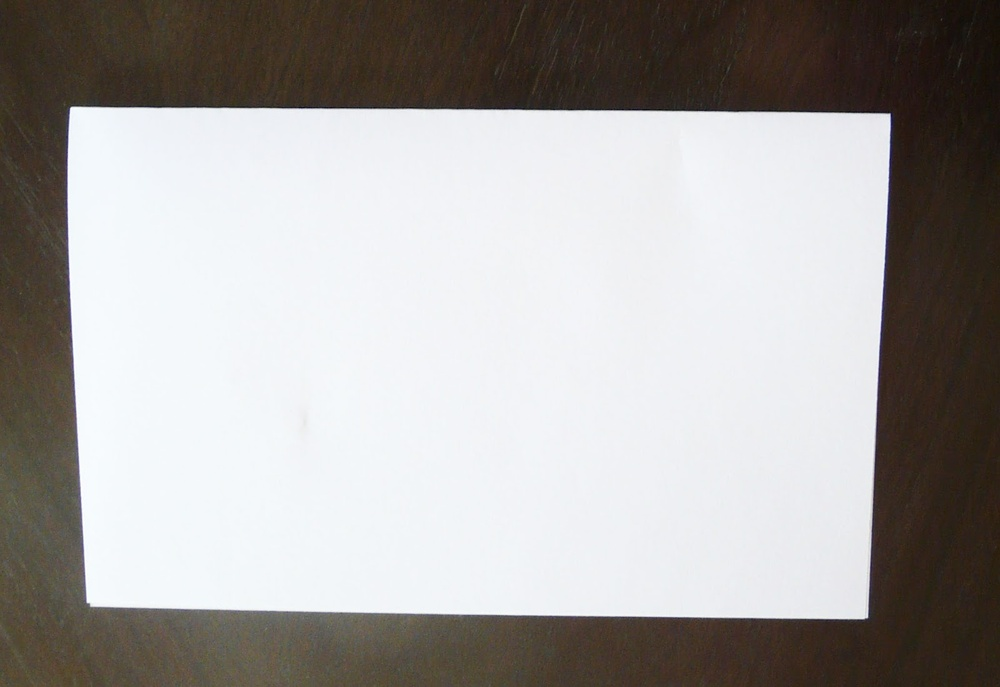
#> input picture imagens/folha_1.jpeg, 1000 x 687 px, shrunk from 1600 x 1099 before the run
$ python -i detector_documento.py   (imports and definitions only)   (older library calls are emulated)
#> lines starting #> are read from the running program, lines starting #| are printed output that depends on the picture; after the words box and inside, x2 and y2 are one past the last pixel; in counts of white or black regions, pixels touching at a corner belong together; long printed decimals are rounded
#> further down, picture is the input picture: shape (687, 1000, 3); mean B, G, R 161.6, 163.7, 166.8
### entidades/quadrilatero.py
import numpy as np
from itertools import combinations

'''
Classe utilizada para facilitar a criação de um ROI (Região de Interesse)
Retorna self
'''


class Quadrilatero:
    def __init__(self, vertices=None) -> None:
        if vertices is None:
            self.te = [0, 0]
            self.td = [0, 0]
            self.bd = [0, 0]
            self.be = [0, 0]
        else:
            vertices = self.ordenar_pontos(vertices)
            self.atualizar_vertices(vertices)

    def atualizar_vertices(self, vertices) -> None:
        self.te = vertices[0]
        self.td = vertices[1]
        self.bd = vertices[2]
        self.be = vertices[3]

    def e_concavo(self, ponto_id) -> bool:
        if ponto_id == 0:
            dist_te_td = int(np.sqrt(((self.td[0] - self.te[0]) ** 2) + ((self.td[1] - self.te[1]) ** 2)))
            dist_te_be = int(np.sqrt(((self.be[0] - self.te[0]) ** 2) + ((self.be[1] - self.te[1]) ** 2)))
            dist_be_td = int(np.sqrt(((self.td[0] - self.be[0]) ** 2) + ((self.td[1] - self.be[1]) ** 2)))
            return dist_te_td + dist_te_be <= dist_be_td
        elif ponto_id == 1:
            dist_td_bd = int(np.sqrt(((self.bd[0] - self.td[0]) ** 2) + ((self.bd[1] - self.td[1]) ** 2)))
            dist_td_te = int(np.sqrt(((self.te[0] - self.td[0]) ** 2) + ((self.te[1] - self.td[1]) ** 2)))
            dist_te_bd = int(np.sqrt(((self.bd[0] - self.te[0]) ** 2) + ((self.bd[1] - self.te[1]) ** 2)))
            return dist_td_bd + dist_td_te <= dist_te_bd
        elif ponto_id == 2:
            dist_bd_be = int(np.sqrt(((self.be[0] - self.bd[0]) ** 2) + ((self.be[1] - self.bd[1]) ** 2)))
            dist_bd_td = int(np.sqrt(((self.td[0] - self.bd[0]) ** 2) + ((self.td[1] - self.bd[1]) ** 2)))
            dist_td_be = int(np.sqrt(((self.be[0] - self.td[0]) ** 2) + ((self.be[1] - self.td[1]) ** 2)))
            return dist_bd_be + dist_bd_td <= dist_td_be
        else:
            dist_be_te = int(np.sqrt(((self.te[0] - self.be[0]) ** 2) + ((self.te[1] - self.be[1]) ** 2)))
            dist_be_bd = int(np.sqrt(((self.bd[0] - self.be[0]) ** 2) + ((self.bd[1] - self.be[1]) ** 2)))
            dist_bd_te = int(np.sqrt(((self.te[0] - self.bd[0]) ** 2) + ((self.te[1] - self.bd[1]) ** 2)))
            return dist_be_te + dist_be_bd <= dist_bd_te

    # Determina se os pontos formam um quadrilátero
    # [10 lines left out: function e_quad, not called in this run]

    def e_zerado(self) -> bool:
        return np.sum(self.retornar_vertices()) == 0

    def retornar_vertices(self) -> tuple:
        vertices = self.ordenar_pontos(np.array([self.te, self.td, self.bd, self.be]).reshape(4, 2))
        self.atualizar_vertices(vertices)

        return np.array([self.te, self.td, self.bd, self.be], dtype='float32').reshape(4, 2)

    # TODO: Tentar usar np diff aqui
    def x_diff(self) -> tuple:
        return self.td[0] - self.te[0], self.bd[0] - self.td[0], self.be[0] - self.bd[0], self.te[0] - self.be[0]

    def y_diff(self) -> tuple:
        return self.td[1] - self.te[1], self.bd[1] - self.td[1], self.be[1] - self.bd[1], self.te[1] - self.be[1]

    # Ordena os pontos encontrados em Esq-Sup, Dir-Sup, Dir-Inf, Esq-Inf
    @staticmethod
    def ordenar_pontos(vertices):
        vertices_ret = np.zeros((4, 2), dtype='float32')

        if np.sum(vertices) == 0 or vertices.shape[0] != 4:
            return vertices_ret

        lim_vertical = 0
        for n in range(int(np.min(vertices, axis=0)[1]), int(np.max(vertices, axis=0)[1])):
            if np.count_nonzero(vertices[:, 1] <= n) >= 2:
                lim_vertical = n
                break

        vertices_superiores = [vertices[idx] for idx in
                               set(np.where(vertices[:, 1] <= lim_vertical)[0][:2])]
        vertices_inferiores = [vertices[idx] for idx in
                               set(range(0, len(vertices))) - set(np.where(vertices[:, 1] <= lim_vertical)[0][:2])]

        vertices_superiores.sort(key=lambda x: x[0])
        vertices_inferiores.sort(key=lambda x: x[0])

        vertices_ret[0] = vertices_superiores[0] \
            if (len(vertices_superiores) > 0 and vertices_superiores[0] is not None) else [0, 0]
        vertices_ret[1] = vertices_superiores[1] \
            if (len(vertices_superiores) > 1 and vertices_superiores[1] is not None) else [0, 0]
        vertices_ret[2] = vertices_inferiores[1] \
            if (len(vertices_inferiores) > 1 and vertices_inferiores[1] is not None) else [0, 0]
        vertices_ret[3] = vertices_inferiores[0] \
            if (len(vertices_inferiores) > 0 and vertices_inferiores[0] is not None) else [0, 0]

        return vertices_ret

### detectores/detector_documento.py
import imutils
import cv2
import numpy as np
from itertools import combinations

from scipy import ndimage as ndi

from sklearn.cluster import KMeans
from skimage.filters import rank
from skimage.morphology import disk
from skimage.segmentation import watershed

from entidades.quadrilatero import Quadrilatero
from entidades.saturacao import Saturacao
from detectores.detector_texto import DetectorProjecao

'''
Classes responsáveis para a determinação da região do documento na imagem.
Retorna uma instância da classe Quadrilatero ou None.
'''


# Pré-processamento para realização do Canny.
# [16 lines left out: function pre_processamento_deteccao, not called in this run]


# Detecção do documento utilizando detecção de fronteira Canny.
class DetectorDocumentoCanny:
    def __init__(self) -> None:
        pass

    # [20 lines left out: function __call__, not called in this run]


# Detector de documento utilizando técnica Hough
class DetectorDocumentoHough:
    # [210 lines left out: functions __init__, __call__, completar_diagonal, angulo_reta_entre_dois_pontos, completar_vertices, __determinar_vertices_proximos and 4 more, not called in this run]


# Detector de documento utilizando LRDE
# Etapas:
# -> Verificaçao da saturaçao
# -> Segmentaçao de fronteiras
# -> Segmentaçao de regioes
# -> Determinar retas das fronteiras das regiões criadas
# -> Determinar intersecççoes entre as retas
# -> Criar quadrilatero a partir das intersecçoes
# -> Criar mascaras a partir das retas
# -> Construir Região de interesse a partir da região restante
class DetectorLRDECustomizado:
    def __init__(self) -> None:
        self.angulo_reta_vertical_inf = 45
        self.angulo_reta_vertical_sup = 135
        self.regiao_label = 20
        self.ang_diagonal_inf = 35
        self.ang_diagonal_sup = 55

    def __call__(self, img) -> Quadrilatero:
        # Pré-processamento
        nivel_saturacao = self.avaliar_saturacao(img)
#> in avaliar_saturacao, `saturacao = np.sum(hsv[:, :, 1]) / (hsv.shape[0] * hsv.shape[1])`: saturacao = 42.45
#| 42.448

        if nivel_saturacao is Saturacao.BAIXISSIMA:
            cinza = cv2.cvtColor(img, cv2.COLOR_BGR2GRAY)
            gx = cv2.Sobel(cinza, ddepth=cv2.CV_32F, dx=1, dy=0, ksize=3)
            gx = cv2.convertScaleAbs(gx)

            detector = DetectorProjecao()
            pontos = detector(cv2.cvtColor(gx, cv2.COLOR_GRAY2BGR))

            return self.otimizar_vertices(np.array(pontos, dtype='uint16'), img)

        mean = cv2.pyrMeanShiftFiltering(img, 21, 51)
        lab = cv2.split(cv2.cvtColor(mean, cv2.COLOR_BGR2LAB))

        if nivel_saturacao is Saturacao.BAIXA:
            morph_l = ndi.binary_fill_holes(
                cv2.threshold(lab[0], 0, 255, cv2.THRESH_BINARY | cv2.THRESH_OTSU)[1]
            ).astype(int)
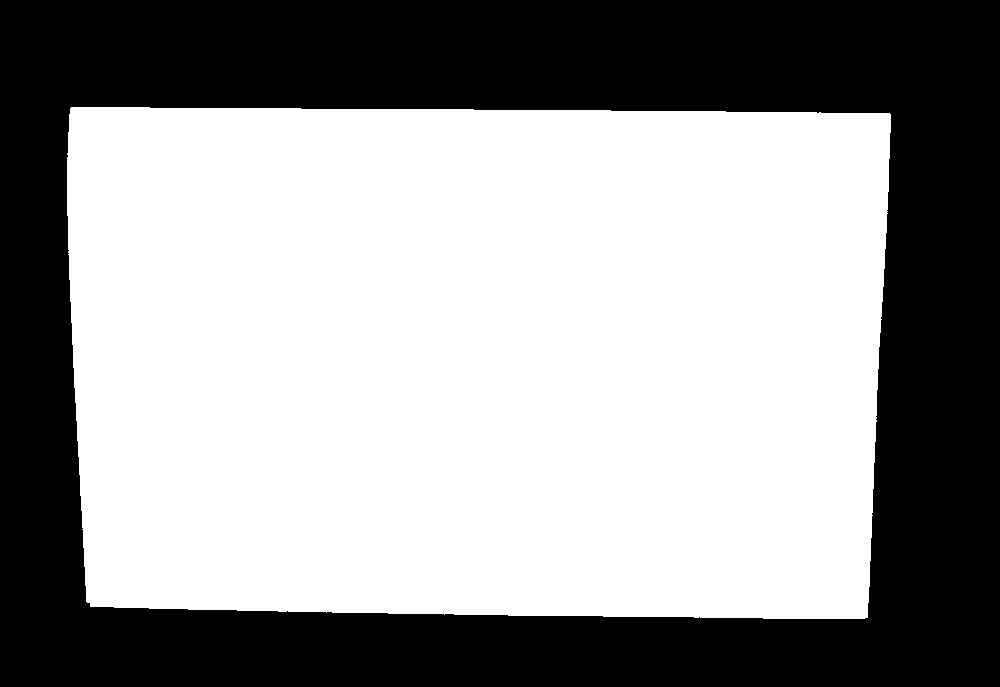
#> morph_l: shape (687, 1000) int64; values 0 (black) and 1 (white), 59.1% white; 1 black region, box (x1, y1, x2, y2) and area: (0, 0, 1000, 687) 280834
            morph_l = np.array(morph_l, dtype='uint8')

            kernel = cv2.getStructuringElement(cv2.MORPH_RECT, (3, 3))
            morph_a = cv2.morphologyEx(lab[1], cv2.MORPH_ERODE, kernel)

            morph_b = ndi.binary_fill_holes(
                cv2.threshold(lab[2], 0, 255, cv2.THRESH_BINARY_INV | cv2.THRESH_OTSU)[1]
            ).astype(int)
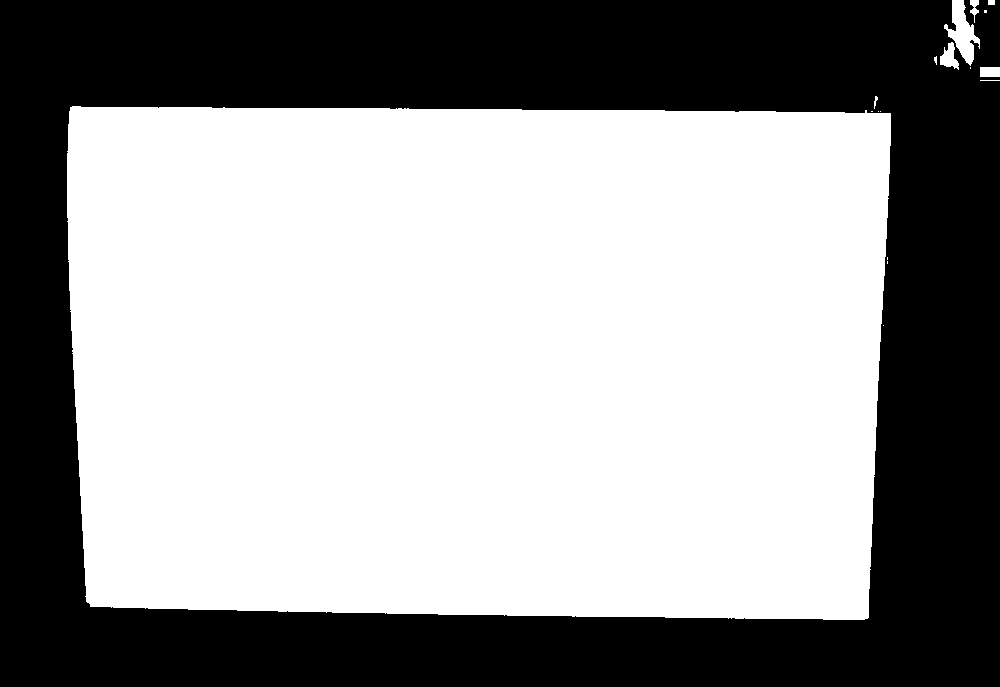
#> morph_b: shape (687, 1000) int64; values 0 (black) and 1 (white), 59.5% white; 1 black region, box (x1, y1, x2, y2) and area: (0, 0, 1000, 687) 278263
            morph_b = np.array(morph_b, dtype='uint8')

            l_somado = np.sum(morph_l) / (img.shape[0] * img.shape[1])
#> l_somado = 0.591
            b_somado = np.sum(morph_b) / (img.shape[0] * img.shape[1])
#> b_somado = 0.595

            if abs(b_somado - l_somado) >= 0.3:
                if l_somado <= 0.1:
                    morph_l = morph_b
                elif b_somado <= 0.1:
                    pass
                else:
                    lb_somado = np.ones(img.shape[:2], dtype='uint8')
                    lb_somado = cv2.bitwise_and(
                        lb_somado, lb_somado,
                        mask=cv2.bitwise_and(
                            np.array(morph_l, dtype='uint8'),
                            np.array(morph_b, dtype='uint8'))
                    )
                    lb_somado = np.sum(lb_somado) / (img.shape[0] * img.shape[1])

                    l_lb_razao, b_lb_razao = abs(l_somado / lb_somado - 1), abs(b_somado / lb_somado - 1)
                    minimo = min([l_lb_razao, b_lb_razao])

                    if minimo == l_lb_razao:
                        morph_l = morph_l
                    else:
                        morph_l = morph_b
            else:
                morph_l = cv2.bitwise_and(morph_l, morph_b)
        elif nivel_saturacao is Saturacao.ALTA:
            kernel = cv2.getStructuringElement(cv2.MORPH_RECT, (7, 7))
            morph_l = cv2.morphologyEx(lab[0], cv2.MORPH_CLOSE, kernel)

            kernel = cv2.getStructuringElement(cv2.MORPH_RECT, (3, 3))
            morph_a = cv2.morphologyEx(lab[1], cv2.MORPH_ERODE, kernel)

            morph_b = cv2.GaussianBlur(lab[2], (5, 5), 0)

        # Segmentação de Fronteiras
        kernel = cv2.getStructuringElement(cv2.MORPH_RECT, (3, 3))
        morph_l_grad = cv2.morphologyEx(morph_l, cv2.MORPH_GRADIENT, kernel)
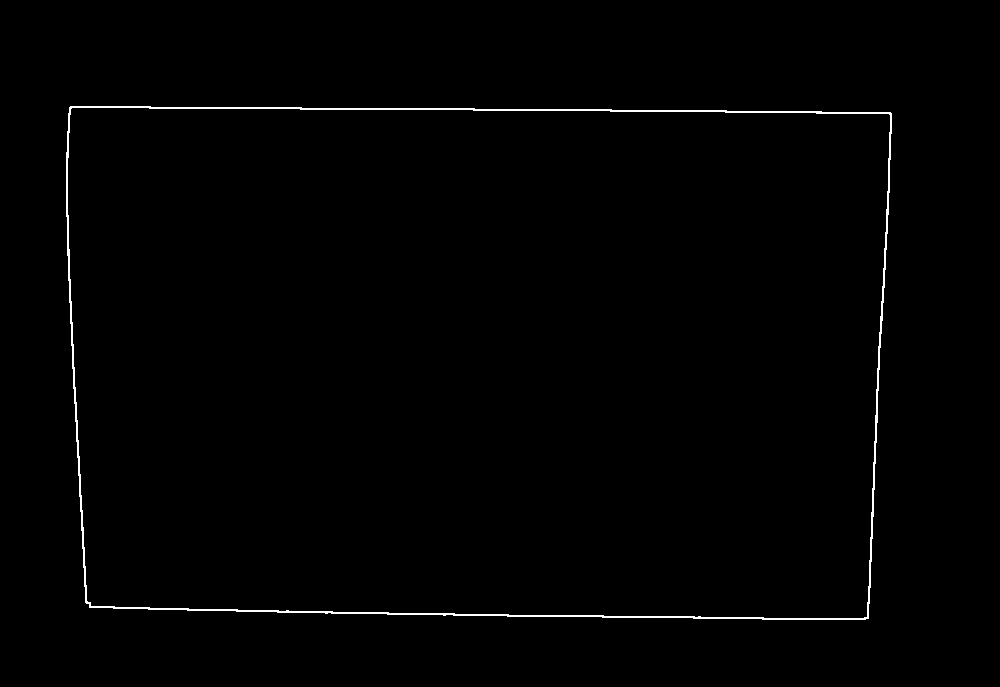
#> morph_l_grad: shape (687, 1000); values 0 (black) and 1 (white), 0.78% white in thin lines or dots, all inside (x1, y1, x2, y2) = (66, 106, 892, 620)
        morph_a_grad = cv2.morphologyEx(morph_a, cv2.MORPH_GRADIENT, kernel)
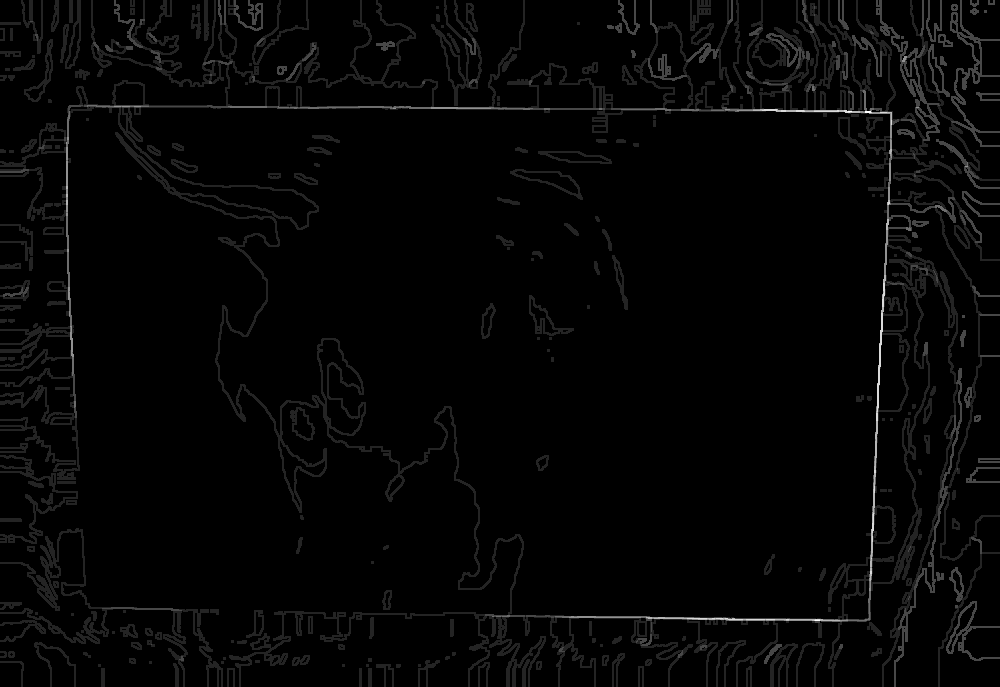
#> morph_a_grad: shape (687, 1000); min 0, max 7, mean 0.141; drawn with min black and max white
        morph_b_grad = cv2.morphologyEx(morph_b, cv2.MORPH_GRADIENT, kernel)
#> morph_b_grad: shape (687, 1000); values 0 (black) and 1 (white), 0.97% white in thin lines or dots, all inside (x1, y1, x2, y2) = (66, 0, 1000, 621)

        if nivel_saturacao is Saturacao.BAIXA:
            morph_grad = morph_l_grad
        elif nivel_saturacao is Saturacao.ALTA:
            morph_grad = morph_l_grad + morph_b_grad

        grad = cv2.morphologyEx(morph_grad, cv2.MORPH_CLOSE, kernel)
        thresh = cv2.threshold(grad, 0, 255, cv2.THRESH_BINARY | cv2.THRESH_OTSU)[1]
#> (the rest of the program and of its run is left out)
